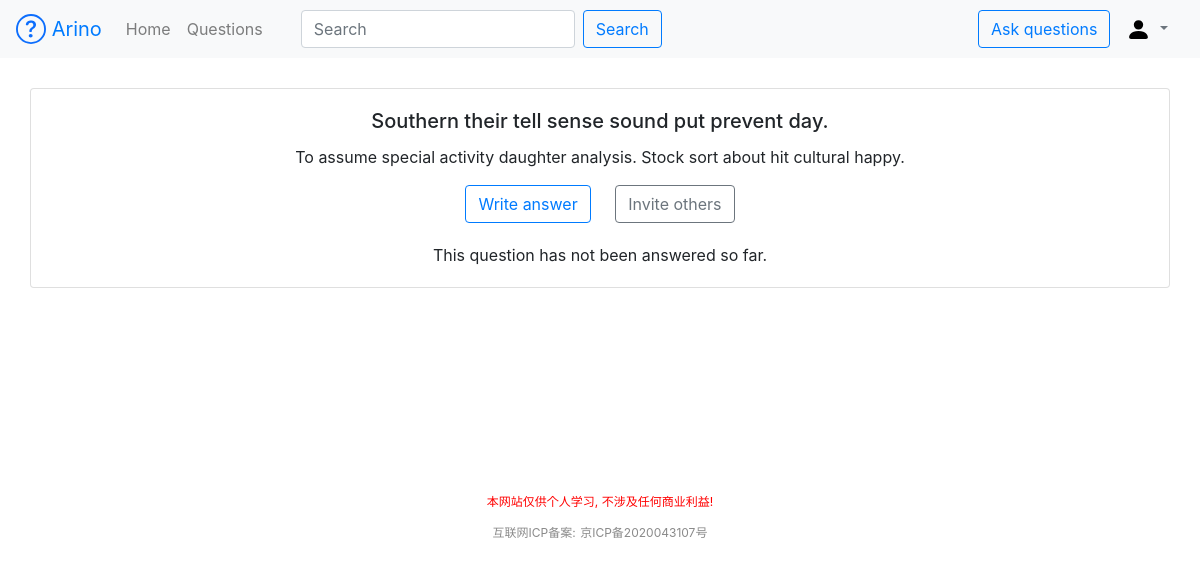
/question1, run on the app's committed database.
### appdir/models.py (models this page shows, shortened)
class Question(db.Model):
    id = db.Column(db.Integer, primary_key=True)
    title = db.Column(db.String(100), index=True)
    description = db.Column(db.String(300), index=True)
    datetime = db.Column(db.DateTime)
    user_id = db.Column(db.Integer, db.ForeignKey('user.id'))

### appdir/routes.py (the view)
@app.route('/question<question_id>', methods=['GET', 'POST'])
def question(question_id):
    current_question = Question.query.filter(Question.id == question_id).first()
    question_form = QuestionForm()
    if question_form.validate_on_submit():
        return validate_question(question_form)
    answer_form = AnswerForm()
    if answer_form.validate_on_submit():
        return validate_answer(answer_form=answer_form, question_id=question_id)
    users_in_db = User.query.all()
    answers_in_db = Answer.query.filter(Answer.question_id == question_id)
    answer_ids = []
    for answer in answers_in_db:
        answer_ids.append(answer.id)
    answers = get_answers(answer_ids=answer_ids)
    return render_template('question.html', username=session.get('USERNAME'), question_form=question_form,
                           question=current_question, answer_form=answer_form, answers=answers,
                           user_id=session.get('USERID'), users=users_in_db)

### appdir/forms.py
class QuestionForm(FlaskForm):
    title = StringField('Title', validators=[DataRequired()],
                        render_kw={'class': 'form-control', 'id': 'question-title'})
    description = TextAreaField('Description', validators=[DataRequired()],
                                render_kw={'class': 'form-control', 'id': 'question-des'})
    submit = SubmitField('Post', render_kw={'class': 'btn btn-outline-primary', 'id': 'submit-question'})

class AnswerForm(FlaskForm):
    content = TextAreaField('Content', validators=[DataRequired()],
                            render_kw={'class': 'form-control', 'id': 'answer-content'})
    submit = SubmitField('Post', render_kw={'class': 'btn btn-outline-primary', 'id': 'submit-answer'})

### appdir/templates/question.html (shortened to what this page needs)
{% extends 'base.html' %}
{% block content %}
    <div class="card text-center">
        <div class="card-body">
            <h5 class="card-title">{{ question.title }}</h5>
            <p class="card-text">{{ question.description }}</p>
            <button type="button" class="btn btn-outline-primary" id="write" data-toggle="modal"
                    data-target="#answer-modal">Write answer
            </button>
            <button type="button" class="btn btn-outline-secondary" data-toggle="modal" data-target="#invite-modal">
                Invite others
            </button>
            {% if answers | length == 0 %}
                <p class="card-text" style="margin-top: 20px">This question has not been answered so far.</p>
            {% endif %}
        </div>
    </div>
{% endblock %}

### appdir/templates/question.html (style rules this page uses)
.card { margin: 30px; }
#write { margin-right: 20px; }

### data on the page
Question: title "Southern their tell sense sound put prevent day.", description "To assume special activity daughter analysis. Stock sort about hit cultural happy."
